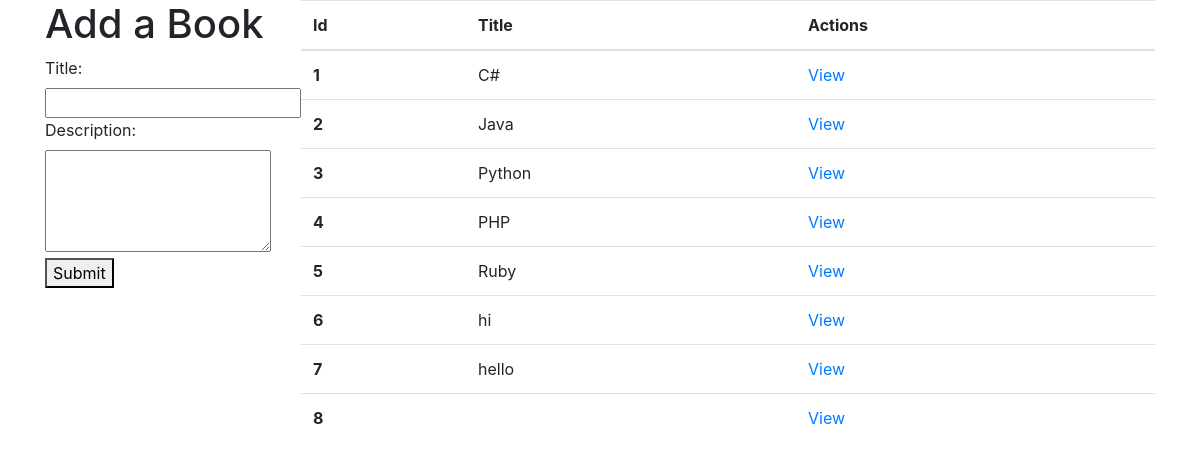
The page / on the database its author committed.
### books_app/models.py (models this page shows)
class Book(models.Model):
    title = models.CharField(max_length=255)
    desc=models.TextField()
    created_at = models.DateTimeField(auto_now_add=True)
    updated_at = models.DateTimeField(auto_now=True)

### books_app/views.py (the view)
# urls.py: path('',views.index),
def index(request):
    context = {
        'books':Book.objects.all()
    }
    return render(request,'index.html', context)

### books_app/templates/index.html (shortened to what this page needs)
<!DOCTYPE html>
<html lang="en">
<head>
    <link rel="stylesheet" href="https://cdn.jsdelivr.net/npm/bootstrap@4.3.1/dist/css/bootstrap.min.css"
>
        {% load static %}
    <link rel="stylesheet" href="">
</head>
<body>
    <div class="container d-flex">
        <div class="form">
            <h1>Add a Book</h1>
            <form action="/create/book" class="flex-column" method="post">
                <label for="title">Title:</label>
                <input type="text" name="title"><br>
                <label for="desc">Description:</label><br>
                <textarea name="desc" cols="20" rows="4"></textarea><br>
                <button>Submit
                </button>
            </form>
        </div>
        <div class="table">
            <table class="table">
                <thead>
                    <tr>
                        <th scope="col">Id</th>
                        <th scope="col">Title</th>
                        <th scope="col">Actions</th>
                    </tr>
                </thead>
                <tbody>
                    {% for book in books %}
                    <tr>
                        <th scope="row">{{book.id}}</th>
                        <td>{{book.title}}</td>
                        <td><a href="/view/book/{{book.id}}">View</a></td>
                    </tr>
                    {% endfor %}
                </tbody>
            </table>
        </div>
    </div>
</body>
</html>

### rows shown on the page
Book: id "1", title "C#"
Book: id "2", title "Java"
Book: id "3", title "Python"
Book: id "4", title "PHP"
Book: id "5", title "Ruby"
Book: id "6", title "hi"
Book: id "7", title "hello"
Book: id "8"
